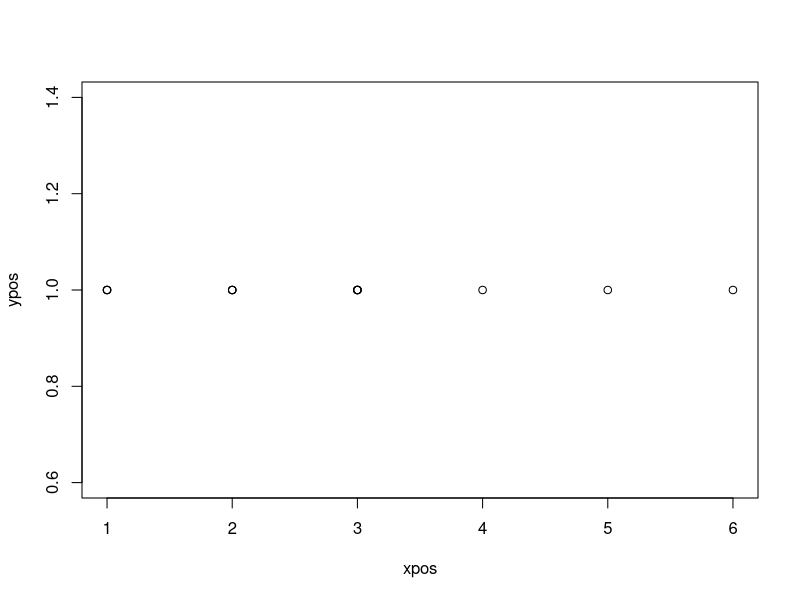
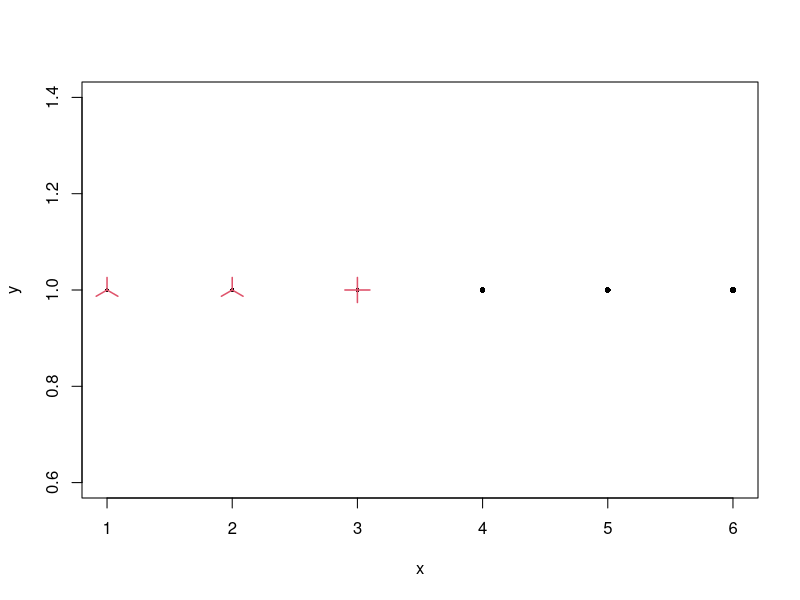

R code for these plots, in order:
# Description: sunflower plot

xpos <- c(1,2,3,3,1,2,3,1,2,3,4,5,6) # 13 xy points
ypos <- c(1,1,1,1,1,1,1,1,1,1,1,1,1)

# but only 6 points are plotted
plot(xpos, ypos)

# sunflowerplot will show duplicates and the extent they are duplicated
# use xyTable to calculate overlapping points
xyTbl <- xyTable(xpos, ypos)
# then use sunflowerplot to show the overlap at each point
sunflowerplot(xyTbl)
